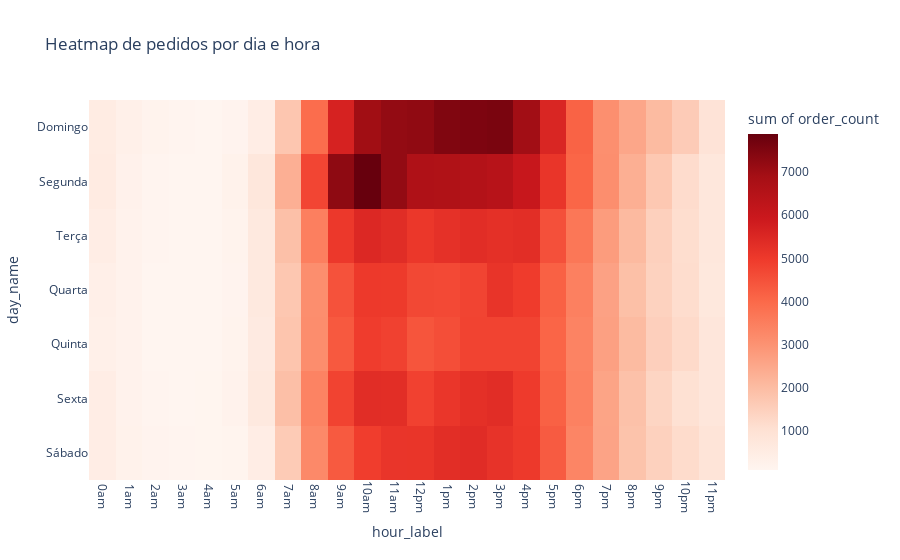

The notebook cell this image was saved under:
### Code cell
# Heatmap: pedidos por dia da semana e hora
heatmap_df = (
    df_orders.groupby(["order_dow", "order_hour_of_day"])["order_id"]
    .count()
    .reset_index(name="order_count")
)
heatmap_df["day_name"] = heatmap_df["order_dow"].map(day_names)
heatmap_df["hour_label"] = heatmap_df["order_hour_of_day"].map(
    dict(enumerate(hour_labels))
)
fig = px.density_heatmap(
    heatmap_df,
    x="hour_label",
    y="day_name",
    z="order_count",
    color_continuous_scale="Reds",
    title="Heatmap de pedidos por dia e hora",
    category_orders={"day_name": [day_names[i] for i in range(7)]},
)
fig.update_layout(xaxis_tickangle=90)
fig.show()

### Figure 1 — Plotly figure (JSON) as saved in the notebook; plotly's stock layout.template omitted (floating-point values rounded to 4 significant figures; data arrays with more than 128 entries replaced by an {"elided": "..."} marker saying what was removed)
{"data": [{"coloraxis": "coloraxis", "histfunc": "sum", "hovertemplate": "hour_label=%{x}<br>day_name=%{y}<br>sum of order_count=%{z}<extra></extra>", "name": "", "type": "histogram2d", "x": {"elided": "168 str values"}, "xaxis": "x", "xbingroup": "x", "y": {"elided": "168 str values"}, "yaxis": "y", "ybingroup": "y", "z": {"elided": "168 int values"}}], "layout": {"coloraxis": {"colorbar": {"title": {"text": "sum of order_count"}}, "colorscale": [[0, "rgb(255,245,240)"], [0.125, "rgb(254,224,210)"], [0.25, "rgb(252,187,161)"], [0.375, "rgb(252,146,114)"], [0.5, "rgb(251,106,74)"], [0.625, "rgb(239,59,44)"], [0.75, "rgb(203,24,29)"], [0.875, "rgb(165,15,21)"], [1, "rgb(103,0,13)"]]}, "legend": {"tracegroupgap": 0}, "title": {"text": "Heatmap de pedidos por dia e hora"}, "xaxis": {"anchor": "y", "domain": [0, 1], "tickangle": 90, "title": {"text": "hour_label"}}, "yaxis": {"anchor": "x", "categoryarray": ["Sábado", "Sexta", "Quinta", "Quarta", "Terça", "Segunda", "Domingo"], "categoryorder": "array", "domain": [0, 1], "title": {"text": "day_name"}}}}
